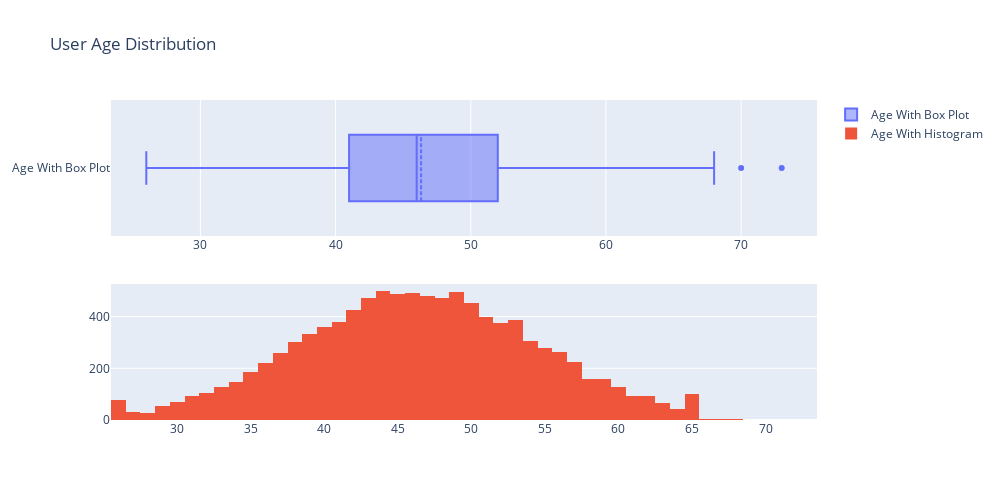

The notebook cell saved with this chart:
### Code cell
# Age distribution
fig = make_subplots(rows=2, cols=1)

trace1=go.Box(x=df['Customer_Age'],name='Age With Box Plot',boxmean=True)
trace2=go.Histogram(x=df['Customer_Age'],name='Age With Histogram')

fig.add_trace(trace1, row=1,col=1)
fig.add_trace(trace2, row=2,col=1)

fig.update_layout(height=500, width=1000, title_text="User Age Distribution")
fig.show()

### Figure 1 — Plotly figure (JSON) as saved in the notebook; plotly's stock layout.template omitted (floating-point values rounded to 4 significant figures; data arrays with more than 128 entries replaced by an {"elided": "..."} marker saying what was removed)
{"data": [{"boxmean": true, "name": "Age With Box Plot", "type": "box", "x": {"elided": "10127 int values"}, "xaxis": "x", "yaxis": "y"}, {"name": "Age With Histogram", "type": "histogram", "x": {"elided": "10127 int values"}, "xaxis": "x2", "yaxis": "y2"}], "layout": {"height": 500, "title": {"text": "User Age Distribution"}, "width": 1000, "xaxis": {"anchor": "y", "domain": [0, 1]}, "xaxis2": {"anchor": "y2", "domain": [0, 1]}, "yaxis": {"anchor": "x", "domain": [0.575, 1]}, "yaxis2": {"anchor": "x2", "domain": [0, 0.425]}}}
